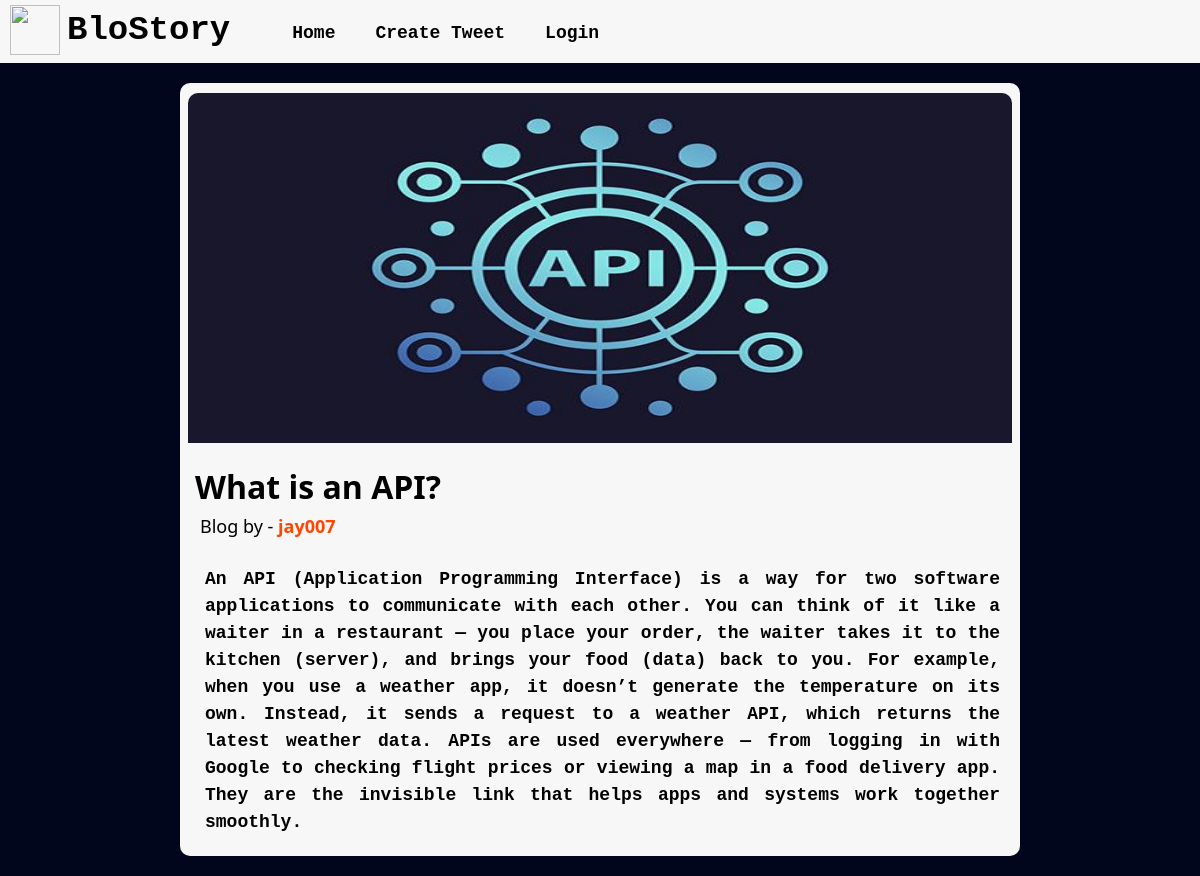
The app's page /tweet/16/see-tweet/ with its own data.
### tweet/models.py (models this page shows, shortened)
class BlogPost(models.Model):
    user = models.ForeignKey(User, on_delete=models.CASCADE)
    title = models.CharField(blank=True, max_length=20, null=True)
    text = models.TextField(blank=True, null=True)
    image = models.ImageField(upload_to="photos/", blank=True, null=True)
    create_at = models.DateTimeField(auto_now_add=True)
    update_at = models.DateTimeField(auto_now=True)

### tweet/views.py (the view)
# urls.py: path('<int:blogId>/see-tweet/', views.seeTweet, name="seeTweet"),
def seeTweet(request, blogId):
    blog = BlogPost.objects.get(id=blogId)
    return render(request, "see_tweet.html", {"blog":blog})

### tweet/templates/see_tweet.html (shortened to what this page needs)
{% extends 'layout.html' %}
{% block content %}
<div class="blogFullPost">
    <img class="blogImg" src="{{blog.image.url}}">
    <h2 class="blogTitle">{{blog.title}}</h2>
    <h3 class="blogAuthor">Blog by - <b style="color: orangered;">{{blog.user}}</b></h3>
    <p class="blogContent">{{blog.text}}</p>
</div>
{% endblock %}

### static/style.css (style rules this page uses)
body { background-color: rgb(1, 6, 29); }
h2 { font-family: 'Segoe UI', Tahoma, Geneva, Verdana, sans-serif; font-size: 32px; margin: 10px 0px 0px 10px; }
p { margin: 10px 0px 10px 15px; }

### static/tweet_style.css (style rules this page uses)
.blogFullPost { display: flex; flex-direction: column; justify-self: center; width:70%; height: fit-content; background-color: rgb(247, 247, 247); border-radius: 10px; align-items: center; margin: 20px; }
.blogImg { height: 350px; width: 98%; margin: 10px 0px 5px 0px; border-radius: 10px 10px 0px 0px; }
.blogTitle { font-size: 32px; font-family: 'Segoe UI', Tahoma, Geneva, Verdana, sans-serif; font-weight: 700; color: black; padding: 10px; text-align: left; width: 100%; }
.blogAuthor { font-size: 18px; font-family: 'Segoe UI', Tahoma, Geneva, Verdana, sans-serif; font-weight: 500; color: black; padding-left: 20px; text-align: left; width: 100%; }
.blogContent { font-size: 18px; font-family: 'Courier New', Courier, monospace; font-weight: 700; color: black; padding: 10px; margin-right: 10px; text-align: justify; }

### records on screen
BlogPost: image (picture), title "What is an API?", user "jay007", text "An API (Application Programming Interface) is a way for two software applications to communicate with each other. You can think of it like a waiter in a restaurant — you place your order, the waiter takes it to the kitchen (server), and brings your food (data) back to you. For example, when you use a weather app, it doesn’t generate the temperature on its own. Instead, it sends a request to a weather API, which returns the latest weather data. APIs are used everywhere — from logging in with Google to checking flight prices or viewing a map in a food delivery app. They are the invisible link that helps apps and systems work together smoothly."
